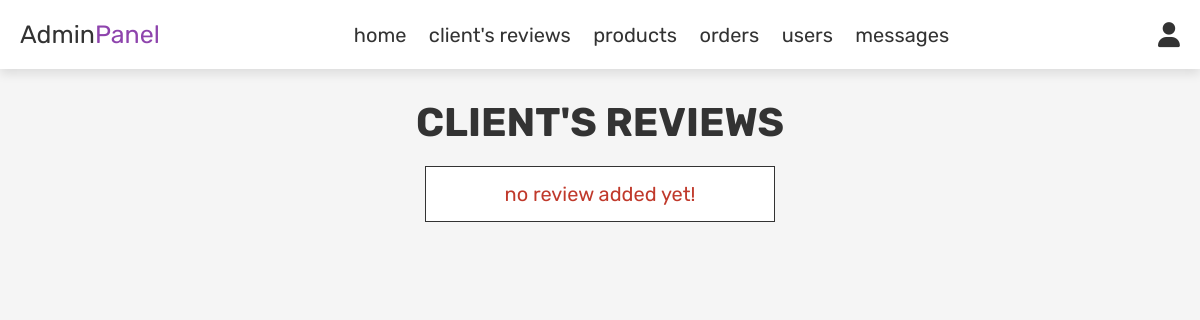
Page /admin_about.php (signed in) on the earlier database version.
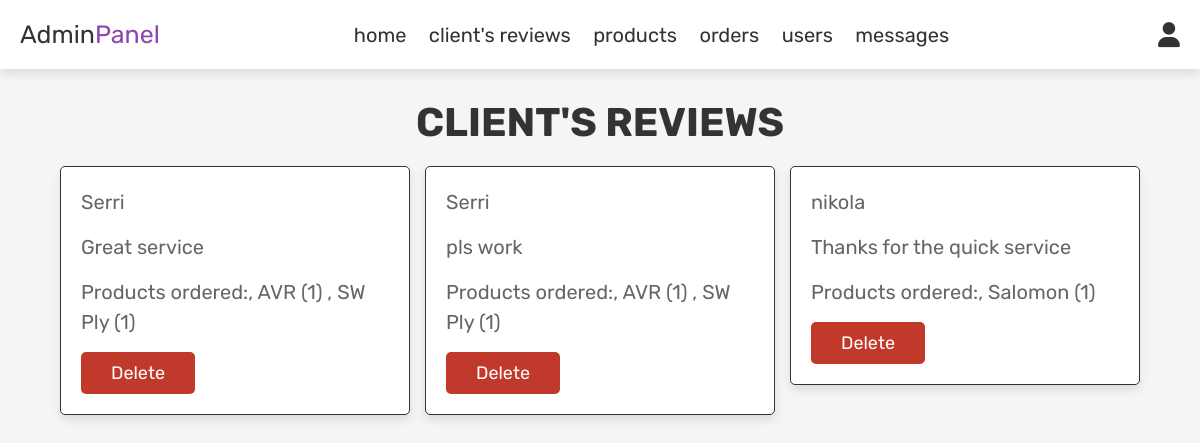
Same page on the later database version.
### tables this page shows
CREATE TABLE `reviews` (
  `id` int(11) NOT NULL,
  `review` tinytext DEFAULT NULL,
  `fk_user_id` int(11) DEFAULT NULL,
  `fk_product_id` int(11) DEFAULT NULL
);

CREATE TABLE `orders` (
  `id` int(100) NOT NULL,
  `user_id` int(100) NOT NULL,
  `name` varchar(100) NOT NULL,
  `number` varchar(12) NOT NULL,
  `email` varchar(100) NOT NULL,
  `method` varchar(50) NOT NULL,
  `address` varchar(500) NOT NULL,
  `total_products` varchar(1000) NOT NULL,
  `total_price` int(100) NOT NULL,
  `placed_on` varchar(50) NOT NULL,
  `payment_status` varchar(20) NOT NULL DEFAULT 'pending'
);

### admin_about.php (the view, shortened to what this page needs)
<?php
require_once 'config.php';
?>
<!DOCTYPE html>
<html lang="en">
<head>
   <link rel="stylesheet" href="https://cdnjs.cloudflare.com/ajax/libs/font-awesome/6.0.0/css/all.min.css">
   <link rel="stylesheet" href="css/admin_style.css">
</head>
<body>
<?php include 'admin_header.php'; ?>
<section class="messages">
   <h1 class="title"> client's reviews </h1>
   <div class="box-container">
   <?php
      $sql=mysqli_query($conn, "SELECT *
      FROM `users`
      JOIN `reviews` ON reviews.fk_user_id=users.id
      JOIN `orders` ON orders.id=reviews.fk_product_id" );
      if(mysqli_num_rows($sql) > 0){
         while($fetch_reviews = mysqli_fetch_assoc($sql)){
   ?>
      <div class="box">
         <p><?php echo $fetch_reviews['name']; ?></p>
         <p><?php echo $fetch_reviews['review']; ?></p>
         <p>Products ordered:<?php echo $fetch_reviews['total_products']; ?></p>
         <a href="admin_about.php?delete=<?php echo $fetch_reviews['id']; ?>" class="delete-btn" onclick="return confirm('delete this review?');">delete</a>
      </div>
<?php
      }
   }else{
      echo '<p class="empty">no review added yet!</p>';
   }
   ?>
   </div>
</section>
</body>
</html>

Differences in the rows shown:
added reviews: fk_product.name "Serri", review "Great service", fk_product.total_products ", AVR (1) , SW Ply (1)"
added reviews: fk_product.name "Serri", review "pls work", fk_product.total_products ", AVR (1) , SW Ply (1)"
added reviews: fk_product.name "nikola", review "Thanks for the quick service", fk_product.total_products ", Salomon (1)"
Other differences:
text no longer shown: "no review added yet!"
